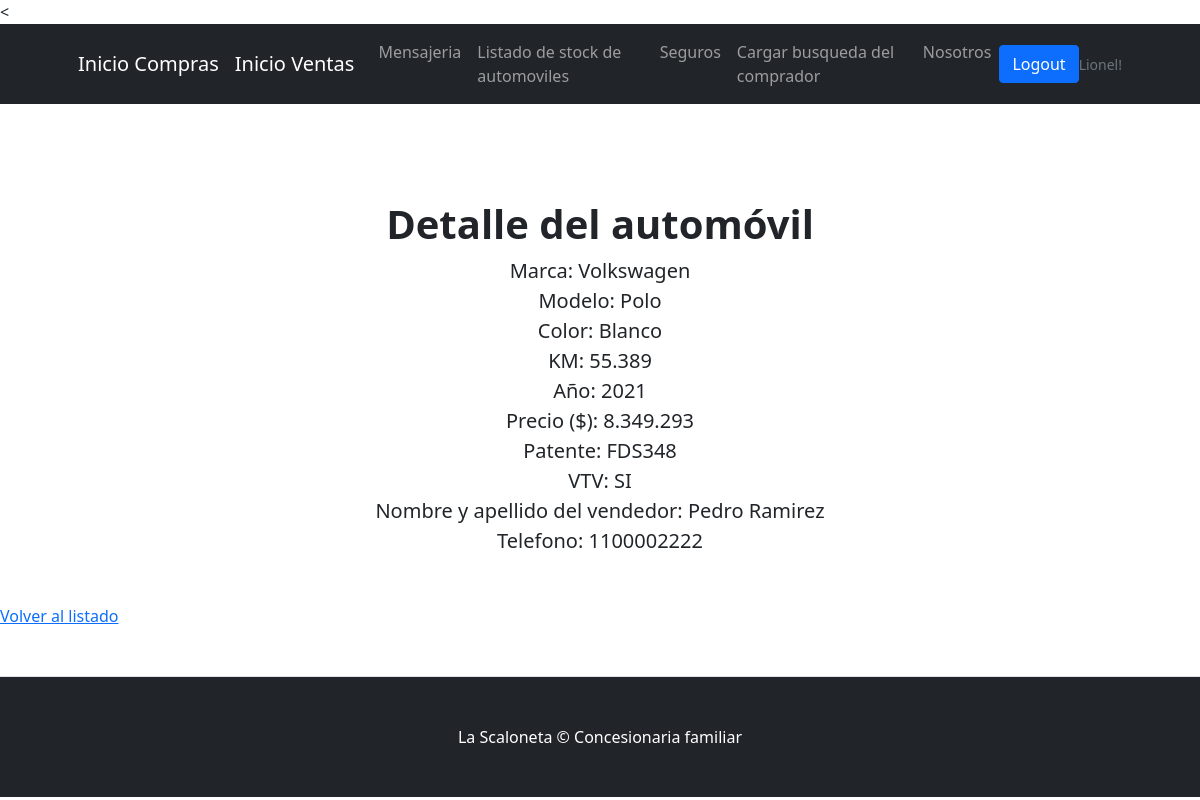
/automovil/detalle/2/ (signed in), run on an earlier commit of the app's database.
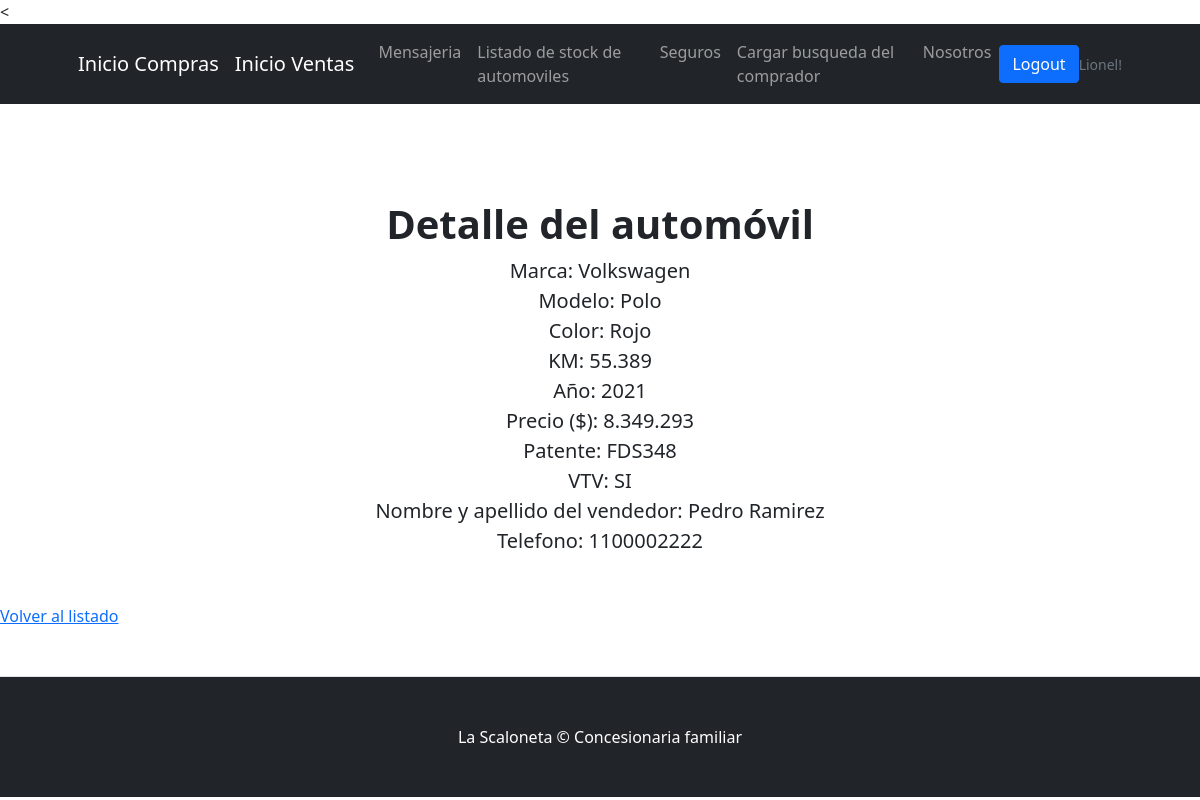
And on a later commit of the database.
### compra/models.py (models this page shows, shortened)
class Rodado(models.Model):
    marca = models.CharField(max_length=20)
    modelo = models.CharField(max_length=50)
    color = models.CharField(max_length=20)
    km = models.CharField(max_length=20)
    año = models.IntegerField()
    precio = models.CharField(max_length=20)
    patente = models.CharField(max_length=20)
    vtv_hecha = models.CharField(max_length=20)
    nombre_apellido_vendedor = models.CharField(max_length=20, null=True, blank=True)
    telefono = models.IntegerField()

### compra/views.py (the view)
# urls.py: path("automovil/detalle/<pk>/", AutomovilDetail.as_view(), name= "compra-automovil-detail"),
class AutomovilDetail(LoginRequiredMixin, DetailView):
    model = Rodado
    template_name = "compra/detail_automovil.html"

### compra/templates/compra/detail_automovil.html
{% extends 'compra/padre.html' %}
{% block contenido %}
<section class="py-5 border-bottom">
            <div class="container px-5 my-5 px-5">
                <div class="text-center mb-5">
                    <h1 class="fw-bolder">Detalle del automóvil</h1>
                    <p class="lead mb-0">Marca: {{rodado.marca}}</p>
                    <p class="lead mb-0">Modelo: {{rodado.modelo}}</p>
                    <p class="lead mb-0">Color: {{rodado.color}}</p>
                    <p class="lead mb-0">KM: {{rodado.km}}</p>
                    <p class="lead mb-0">Año: {{rodado.año}}</p>
                    <p class="lead mb-0">Precio ($): {{rodado.precio}}</p>
                    <p class="lead mb-0">Patente: {{rodado.patente}}</p>
                    <p class="lead mb-0">VTV: {{rodado.vtv_hecha}}</p>
                    <p class="lead mb-0">Nombre y apellido del vendedor: {{rodado.nombre_apellido_vendedor}}</p>
                    <p class="lead mb-0">Telefono: {{rodado.telefono}}</p>
                </div>
            </div>
            <a href="{% url 'compra-automovil' %}"> Volver al listado </a>
</section>
{% endblock %}

### compra/templates/compra/padre.html (shortened to what this page needs)
<!DOCTYPE html>
<html lang="en">
    <head>
        {% load static %}
        <link href="https://cdn.jsdelivr.net/npm/bootstrap-icons@1.4.1/font/bootstrap-icons.css" rel="stylesheet" />
        <link href="{% static 'compra/css/styles.css' %}" rel="stylesheet" />
    </head>
    <body>
        <nav class="navbar navbar-expand-lg navbar-dark bg-dark">
            <div class="container px-5">
                <a class="navbar-brand" href="{% url 'compra-inicio' %}">Inicio Compras</a>
                <a class="navbar-brand" href="{% url 'venta-inicio' %}">Inicio Ventas</a>
                <div class="collapse navbar-collapse" id="navbarSupportedContent">
                    <ul class="navbar-nav ms-auto mb-2 mb-lg-0">
                        <li class="nav-item"><a class="nav-link" href="{% url 'compra-mensajes' %}">Mensajeria</a></li>
                        <li class="nav-item"><a class="nav-link" href="{% url 'compra-automovil' %}">Listado de stock de automoviles</a></li>
                        <li class="nav-item"><a class="nav-link" href="{% url 'compra-aseguradora' %}">Seguros</a></li>
                        <li class="nav-item"><a class="nav-link" href="{% url 'compra-Auto_Buscado-create' %}">Cargar busqueda del comprador</a></li>
                        <li class="nav-item"><a class="nav-link" href="{% url 'compra-nosotros' %}">Nosotros</a></li>
                    </ul>
                    {% if request.user.is_authenticated %}
                    <a class="btn btn-primary" href="{% url 'auth-logout' %}">Logout</a>
                    <p class="small text-muted mb-4 mb-lg-0"> {{request.user.username}}!</p>
                {% else %}
                    <a class="btn btn-primary" href="{% url 'auth-login' %}">Login</a>
                {% endif %}
                </div>
            </div>
        </nav>
            {% block contenido %}
            {% endblock %}
        <footer class="py-5 bg-dark">
            <div class="container px-5"><p class="m-0 text-center text-white">La Scaloneta &copy; Concesionaria familiar</p></div>
        </footer>
    </body>
</html>

What changed in the data, as far as the page shows it:
changed Rodado "Volkswagen": color "Blanco" → "Rojo"
